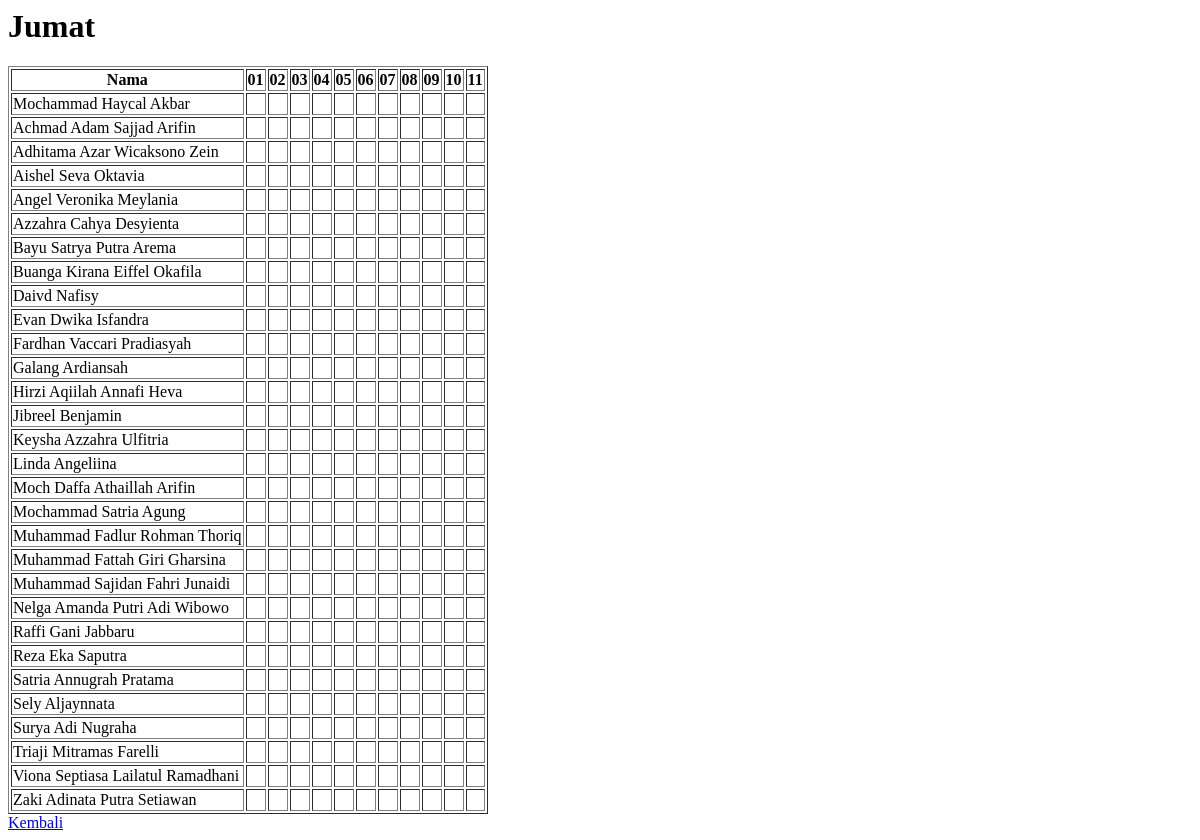
Page /jumat.php on the committed database.
### tables this page shows
CREATE TABLE jumat LIKE senin;

### jumat.php (the view, shortened to what this page needs)
<?php
$hari = isset($_GET['hari']) ? $_GET['hari'] : 'jumat';
$conn = new mysqli("localhost", "root", "", "absen");
$query = "SELECT * FROM $hari";
$result = $conn->query($query);
function getStatus($value) {
    switch ($value) {
        default: return " ";
    }
}
?>
<h1>Jumat</h1>
<table border="1">
    <tr>
        <th>Nama</th>
        <th>01</th>
        <th>02</th>
        <th>03</th>
        <th>04</th>
        <th>05</th>
        <th>06</th>
        <th>07</th>
        <th>08</th>
        <th>09</th>
        <th>10</th>
        <th>11</th>
    </tr>
    <?php while ($row = $result->fetch_assoc()) { ?>
    <tr>
        <td><?php echo $row['nama']; ?></td>
        <?php for ($i = 1; $i <= 11; $i++) { ?>
            <td><?php echo getStatus($row["j$i"]); ?></td>
        <?php } ?>
    </tr>
    <?php } ?>
</table>
<a href="index.html">Kembali</a>

### rows in the picture
jumat: nama "Mochammad Haycal Akbar"
jumat: nama "Achmad Adam Sajjad Arifin"
jumat: nama "Adhitama Azar Wicaksono Zein"
jumat: nama "Aishel Seva Oktavia"
jumat: nama "Angel Veronika Meylania"
jumat: nama "Azzahra Cahya Desyienta"
jumat: nama "Bayu Satrya Putra Arema"
jumat: nama "Buanga Kirana Eiffel Okafila"
jumat: nama "Daivd Nafisy"
jumat: nama "Evan Dwika Isfandra"
jumat: nama "Fardhan Vaccari Pradiasyah"
jumat: nama "Galang Ardiansah"
jumat: nama "Hirzi Aqiilah Annafi Heva"
jumat: nama "Jibreel Benjamin"
jumat: nama "Keysha Azzahra Ulfitria"
jumat: nama "Linda Angeliina"
jumat: nama "Moch Daffa Athaillah Arifin"
jumat: nama "Mochammad Satria Agung"
jumat: nama "Muhammad Fadlur Rohman Thoriq"
jumat: nama "Muhammad Fattah Giri Gharsina"
jumat: nama "Muhammad Sajidan Fahri Junaidi"
jumat: nama "Nelga Amanda Putri Adi Wibowo"
jumat: nama "Raffi Gani Jabbaru"
jumat: nama "Reza Eka Saputra"
jumat: nama "Satria Annugrah Pratama"
jumat: nama "Sely Aljaynnata"
jumat: nama "Surya Adi Nugraha"
jumat: nama "Triaji Mitramas Farelli"
jumat: nama "Viona Septiasa Lailatul Ramadhani"
jumat: nama "Zaki Adinata Putra Setiawan"
